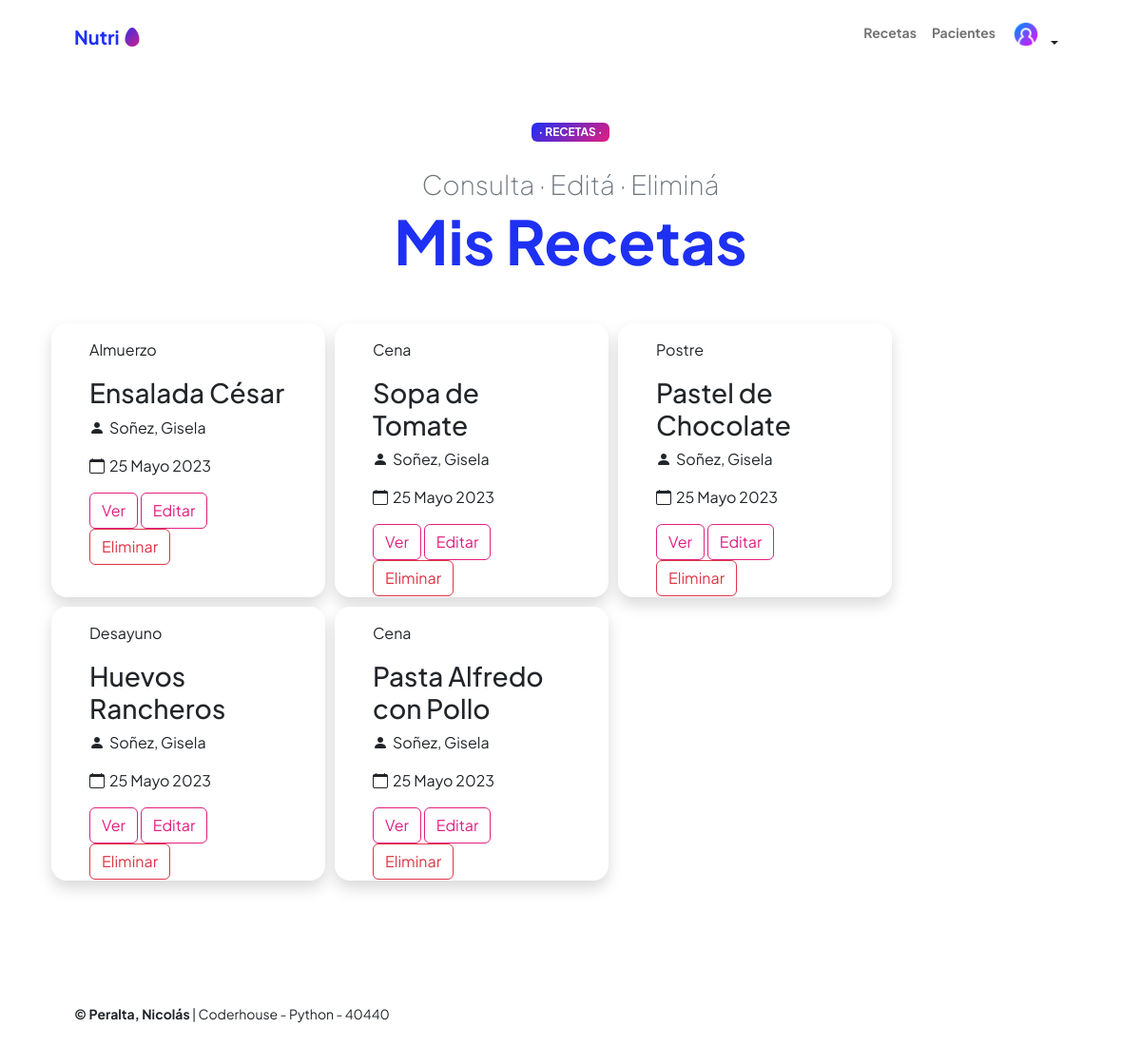
Screenshot of /recetas-autor (signed in) with the database file from the repository.
### recetas/models.py (models this page shows, shortened)
class recetas(models.Model):
    autor = models.ForeignKey(User, on_delete=models.SET_NULL, null=True)
    fecha = models.DateField(null=True)
    titulo = models.CharField(max_length=50)
    categoria = models.CharField(max_length=50, null=True)
    ingredientes = models.TextField()
    detalle = models.TextField()

### recetas/views.py (the view)
# urls.py: path('recetas-autor', views.vista_recetas_autor, name="recetas_autor"),
@login_required
def vista_recetas_autor(request):
    contexto = {
        "recetas": recetas.objects.all(),
    }
    http_response = render(
        request=request,
        template_name='recetas/recetas_autor.html',
        context=contexto,
    )
    return http_response

### recetas/templates/recetas/recetas_autor.html (shortened to what this page needs)
{% extends 'agenda/base.html' %}
  {% block contenido%}
      <div class="text-center text-xxl-start">
          <div class="badge bg-gradient-primary-to-secondary text-white mb-4"><div class="text-uppercase"> &middot; Recetas &middot;</div></div>
          <div class="fs-3 fw-light text-muted">Consulta  &middot; Editá &middot; Eliminá</div>
          <h1 class="display-3 fw-bolder mb-5"><span class="text-primary d-inline">Mis Recetas</span></h1>
      </div>
      {% for receta in recetas %}
      {% if receta.autor_id == user.id%}
      <div class="card shadow border-0 rounded-4 " style="height: 18rem; width: 18rem; margin-right: 10px; margin-bottom: 10px;">
        <div class="card-body">
          <p class="card-text">{{ receta.categoria }}</p>
          <h3 class="card-title">{{ receta.titulo }}</h3>
          <p class="card-text"><i class="bi bi-person-fill" style="margin-right: 5px;"></i>{{ receta.autor.last_name}}, {{ receta.autor.first_name}}</p>
          <p class="card-text"><i class="bi bi-calendar" style="margin-right: 5px;"></i>{{ receta.fecha}}</p>
          <a href="{% url 'recetas_detalle' receta.id%}" class="btn btn-outline-secondary">Ver </a>
          <a href="{% url 'recetas_editar' receta.id%}" class="btn btn-outline-secondary">Editar</a>
          <form action = "{% url 'recetas_eliminar' receta.id%}" method="post">
            <input type = "submit" class="btn btn-outline-danger  " value = "Eliminar" />
          </form>
        </div>
      </div>
      {% endif %}
      {% endfor %}
  {% endblock contenido%}

### rows the page displays
recetas: categoria "Almuerzo", titulo "Ensalada César", autor.last_name "Soñez", autor.first_name "Gisela", fecha "25 Mayo 2023"
recetas: categoria "Cena", titulo "Sopa de Tomate", autor.last_name "Soñez", autor.first_name "Gisela", fecha "25 Mayo 2023"
recetas: categoria "Postre", titulo "Pastel de Chocolate", autor.last_name "Soñez", autor.first_name "Gisela", fecha "25 Mayo 2023"
recetas: categoria "Desayuno", titulo "Huevos Rancheros", autor.last_name "Soñez", autor.first_name "Gisela", fecha "25 Mayo 2023"
recetas: categoria "Cena", titulo "Pasta Alfredo con Pollo", autor.last_name "Soñez", autor.first_name "Gisela", fecha "25 Mayo 2023"
